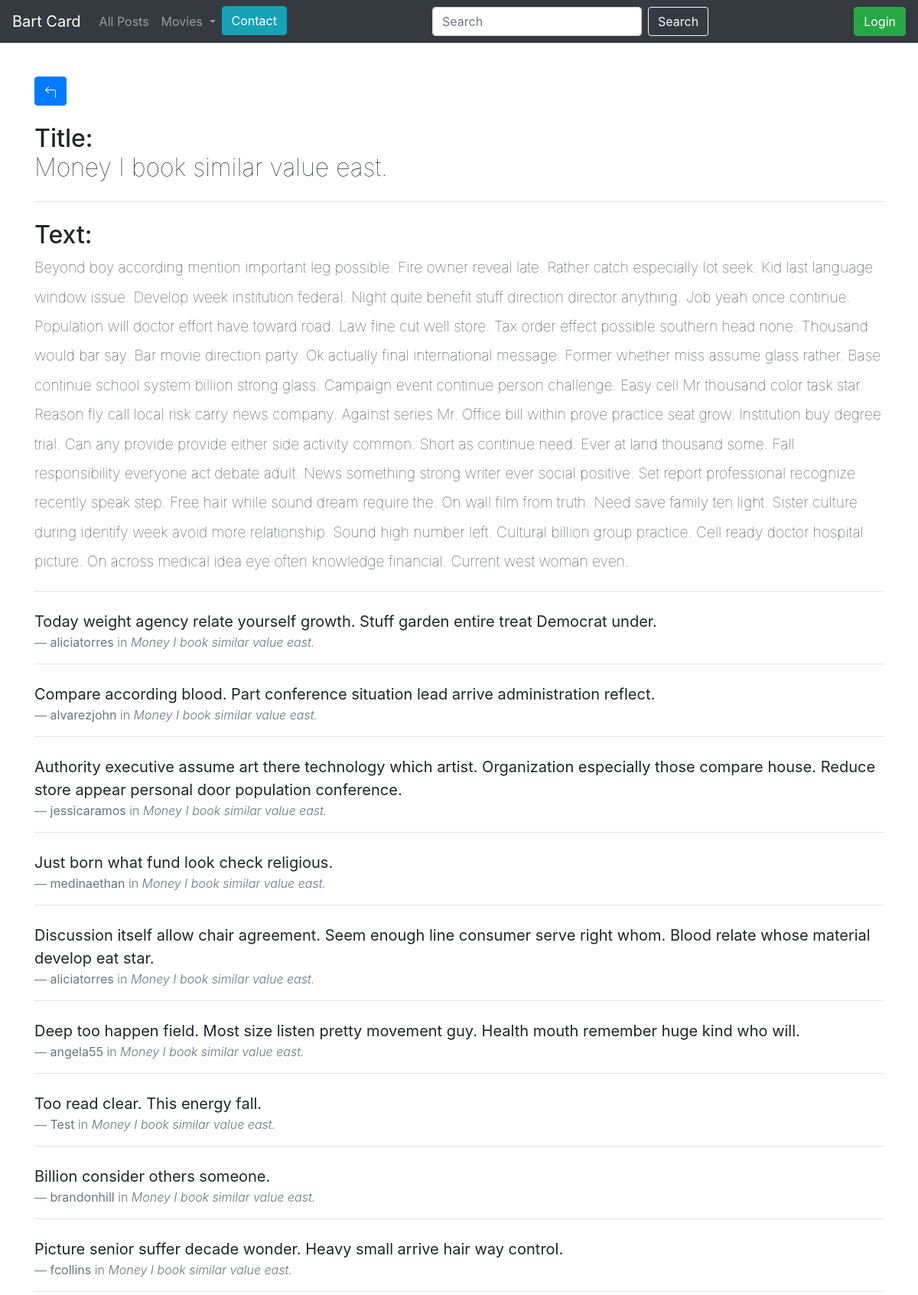
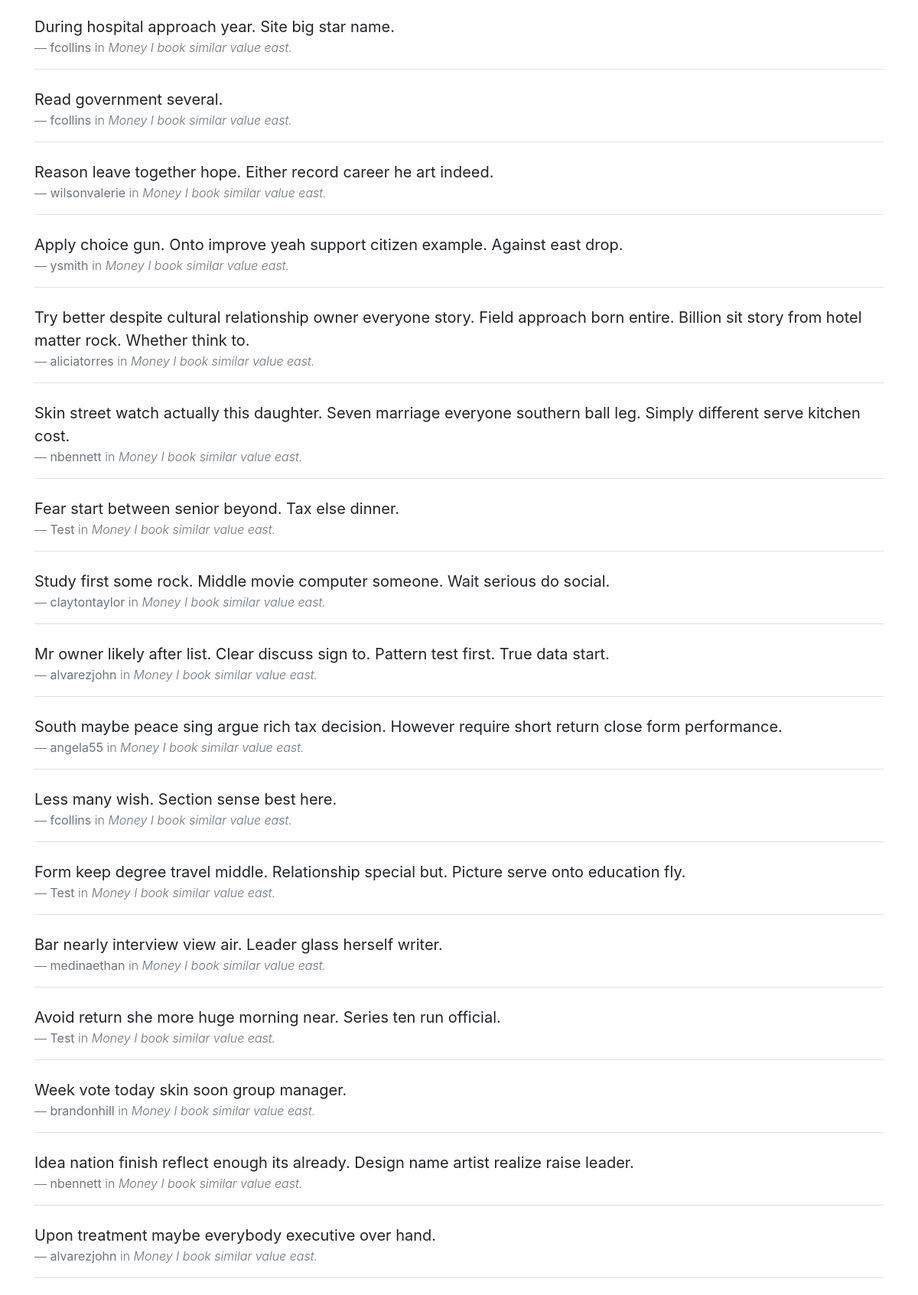
/post/1 (upper part), run on the app's committed database (2 pictures, top to bottom).
### blog/models.py (models this page shows)
class Entry(db.Model):
    id = db.Column(db.Integer, primary_key=True)  # Identyfikator wpisu
    title = db.Column(db.String(80), nullable=False)  # Tytuł wpisu
    body = db.Column(db.Text, nullable=False)  # Treść wpisu
    pub_date = db.Column(db.DateTime, nullable=False,
                         default=datetime.datetime.utcnow)  # Data publikacji
    is_published = db.Column(db.Boolean, default=False)  # Czy wpis jest opublikowany
    comments = db.relationship('Comment', backref='entry', lazy=True)  # Relacja z komentarzami

class Comment(db.Model):
    id = db.Column(db.Integer, primary_key=True)  # Identyfikator komentarza
    text = db.Column(db.Text, nullable=False)  # Treść komentarza
    entry_id = db.Column(db.Integer, db.ForeignKey('entry.id'), nullable=False)  # Klucz obcy do powiązanego wpisu
    account_id = db.Column(db.Integer, db.ForeignKey('account.id'), nullable=False)  # Klucz obcy do powiązanego konta użytkownika

class Account(db.Model):
    id = db.Column(db.Integer, primary_key=True)  # Identyfikator konta
    username = db.Column(db.String(100), unique=True, nullable=False)  # Nazwa użytkownika
    password = db.Column(db.String(100), nullable=False)  # Hasło użytkownika
    comments = db.relationship('Comment', backref='account', lazy=True)  # Relacja jeden do wielu z komentarzami

### blog/routes.py (the view, shortened to what this page needs)
@app.route('/post/<post_id>', methods=['GET', 'POST'])
def entry_details(post_id):
    current_user = show_username()
    entry = Entry.query.get(post_id)
    all_comments = Comment.query.filter_by(entry_id=post_id).order_by(Comment.id.desc()).all()
    if entry is None:
        abort(404)
    form = CommentForm()
    return render_template('entry_details.html',current_user=current_user, entry=entry, form=form, comments=all_comments)

### blog/forms.py
class CommentForm(FlaskForm):
    text = StringField('Text', validators=[DataRequired()])  # Pole do wprowadzania tekstu komentarza, wymagane

### blog/routes.py (called while the page is built)
def show_username():
    user_id = session.get('user_id')
    current_user = Account.query.get(user_id)
    return current_user

def get_list_types():
    return LIST_TYPES

@app.context_processor
def inject_list_types():
    return dict(list_types=get_list_types())

@app.context_processor
def utility_processor():
    def tmdb_image_url(path, size):
        return tmdb_client.get_poster_url(path, size)
    return {'tmdb_image_url': tmdb_image_url}

### blog/templates/entry_details.html (shortened to what this page needs)
{% extends 'base.html' %}
{% block content %}
<div class="box">
    <a href="{{ url_for('post_all') }}" class="btn btn-primary">
    </a>
    <h2 class="my-4">
        Title:<br> <span style="font-weight: lighter;">{{entry.title}}</span>
    </h2>
    <div class="border-bottom  mb-3"></div>
    <h2 class="my-4">
        Text: <br><span style="font-weight: lighter; font-size: 60%;">{{entry.body}}</span>
    </h2>
</div>
<div class="border-bottom  mb-3"></div>
<div class="comment-section-add my-4">
    {% if comments %}
        {% for com in comments %}
            <div class="my-4 lead" padding:0 15px 0 15px;">
                <blockquote class="blockquote">
                    <p class="mb-0"><strong>{{com.text}}</strong></p>
                    <footer class="blockquote-footer"><strong>{{com.account.username}}</strong> in <cite title="Source Title">{{entry.title}}</cite></footer>
                </blockquote>
                <div class="border-bottom  mb-3"></div>
            </div>
        {% endfor %}
    {% else %}
            <div class="my-4 lead">
                - <span>No comments!</span>
            </div>
    {% endif %}
{% endblock content %}

### blog/templates/entry_details.html (style rules this page uses)
.box { margin-top: 100px; }

### data on the page
Entry: title "Money I book similar value east.", body "Beyond boy according mention important leg possible. Fire owner reveal late. Rather catch especially lot seek. Kid last language window issue. Develop week institution federal. Night quite benefit stuff direction director anything. Job yeah once continue. Population will doctor effort have toward road. Law fine cut well store. Tax order effect possible southern head none. Thousand would bar say. Bar movie direction party. Ok actually final international message. Former whether miss assume glass rather. Base continue school system billion strong glass. Campaign event continue person challenge. Easy cell Mr thousand color task star. Reason fly call local risk carry news company. Against…"
Comment: text "Today weight agency relate yourself growth. Stuff garden entire treat Democrat under.", account.username "aliciatorres"
Comment: text "Compare according blood. Part conference situation lead arrive administration reflect.", account.username "alvarezjohn"
Comment: text "Authority executive assume art there technology which artist. Organization especially those compare house. Reduce store appear personal door population conference.", account.username "jessicaramos"
Comment: text "Just born what fund look check religious.", account.username "medinaethan"
Comment: text "Discussion itself allow chair agreement. Seem enough line consumer serve right whom. Blood relate whose material develop eat star.", account.username "aliciatorres"
Comment: text "Deep too happen field. Most size listen pretty movement guy. Health mouth remember huge kind who will.", account.username "angela55"
Comment: text "Too read clear. This energy fall.", account.username "Test"
Comment: text "Billion consider others someone.", account.username "brandonhill"
Comment: text "Picture senior suffer decade wonder. Heavy small arrive hair way control.", account.username "fcollins"
Comment: text "During hospital approach year. Site big star name.", account.username "fcollins"
Comment: text "Read government several.", account.username "fcollins"
Comment: text "Reason leave together hope. Either record career he art indeed.", account.username "wilsonvalerie"
Comment: text "Apply choice gun. Onto improve yeah support citizen example. Against east drop.", account.username "ysmith"
Comment: text "Try better despite cultural relationship owner everyone story. Field approach born entire. Billion sit story from hotel matter rock. Whether think to.", account.username "aliciatorres"
Comment: text "Skin street watch actually this daughter. Seven marriage everyone southern ball leg. Simply different serve kitchen cost.", account.username "nbennett"
Comment: text "Fear start between senior beyond. Tax else dinner.", account.username "Test"
Comment: text "Study first some rock. Middle movie computer someone. Wait serious do social.", account.username "claytontaylor"
Comment: text "Mr owner likely after list. Clear discuss sign to. Pattern test first. True data start.", account.username "alvarezjohn"
Comment: text "South maybe peace sing argue rich tax decision. However require short return close form performance.", account.username "angela55"
Comment: text "Less many wish. Section sense best here.", account.username "fcollins"
Comment: text "Form keep degree travel middle. Relationship special but. Picture serve onto education fly.", account.username "Test"
Comment: text "Bar nearly interview view air. Leader glass herself writer.", account.username "medinaethan"
Comment: text "Avoid return she more huge morning near. Series ten run official.", account.username "Test"
Comment: text "Week vote today skin soon group manager.", account.username "brandonhill"
Comment: text "Idea nation finish reflect enough its already. Design name artist realize raise leader.", account.username "nbennett"
Comment: text "Upon treatment maybe everybody executive over hand.", account.username "alvarezjohn"
